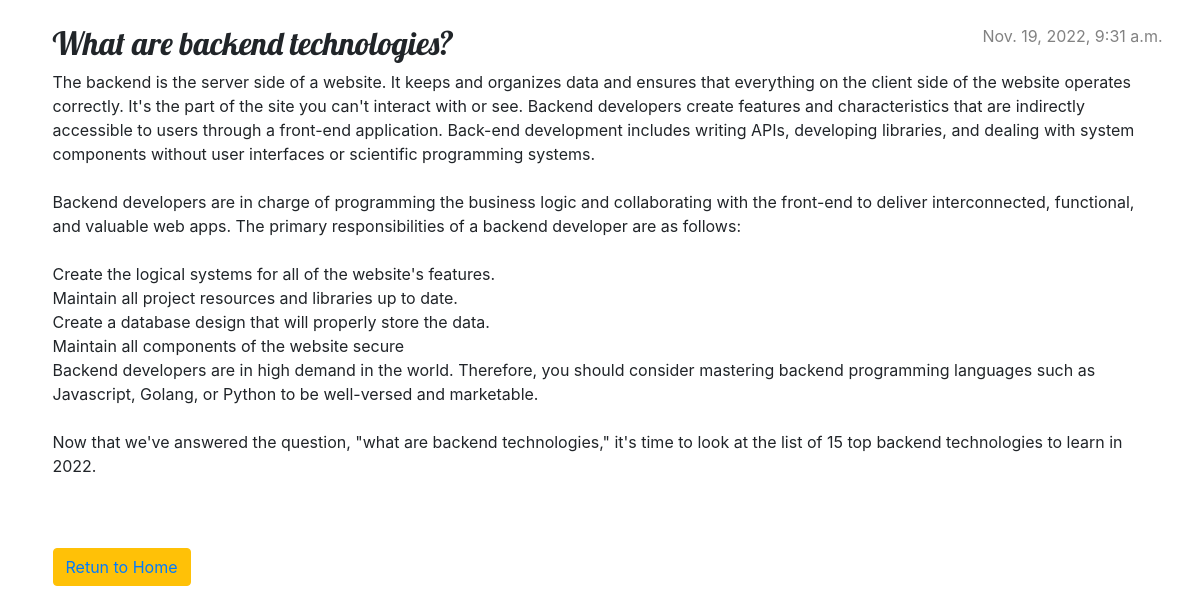
Screenshot of /post_detail/18 with the database file from the repository.
### app1/models.py (models this page shows)
class Post(models.Model):
    title=models.CharField(max_length=200,null=True)
    text= models.TextField()
    detail=models.TextField(blank=True)
    create_date=models.DateTimeField(default=timezone.now)
    published_date=models.DateTimeField(default=timezone.now)
    author = models.ForeignKey(User, on_delete=models.CASCADE,blank=True,null=True)

### app1/views.py (the view)
# urls.py: path('post_detail/<int:pk>',views.post_detail,name='post_detail'),
def post_detail(request,pk):
    post = get_object_or_404(Post, pk=pk)
    return render(request, 'post_detail.html', {'post': post})

### templates/post_detail.html (shortened to what this page needs)
{% load static %}
<html>
<head>
    <link rel="stylesheet" href="https://cdn.jsdelivr.net/npm/bootstrap@4.3.1/dist/css/bootstrap.min.css">
    <link rel="stylesheet" href="{% static 'blog.css' %}">
</head>
<body>
    <div class="container my-4">
    <article class="post">
    <article class="post">
        {% if post.published_date %}
            <time class="date">
                {{ post.published_date }}
            </time>
        {% endif %}
        <h2>{{ post.title }}</h2>
        <p>{{ post.detail|linebreaksbr }}</p>
    </article>
    <button type="button" class="btn btn-warning"><a href="{% url 'post_list' %}">Retun to Home</a></button>
</div>
</body>

### app1/static/blog.css (style rules this page uses)
body { padding-left: 15px; }
h1, h2, h3, h4 { font-family: 'Lobster', cursive; }
.date { color: #828282; }
.post { margin-bottom: 70px; }
.post > .date, .post > .actions { float: right; }

### rows the page displays
Post: published_date "Nov. 19, 2022, 9:31 a.m.", title "What are backend technologies?", detail "The backend is the server side of a website. It keeps and organizes data and ensures that everything on the client side of the website operates correctly. It's the part of the site you can't interact with or see. Backend developers create features and characteristics that are indirectly accessible to users through a front-end application. Back-end development includes writing APIs, developing libraries, and dealing with system components without user interfaces or scientific programming systems. Backend developers are in charge of programming the business logic and collaborating with the front-end to deliver interconnected, functional, and valuable web apps. The primary responsibilities of…"
